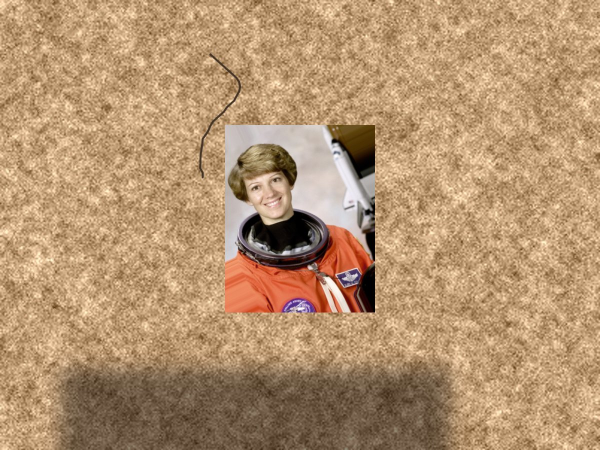
#> input picture tests/fixtures/wall_with_tilted_visitor.jpg, 1200 x 900 px (shown at 1/2 size)
$ python -i tilt.py   (imports and definitions only)
#> lines starting #> are read from the running program, lines starting #| are printed output that depends on the picture
#> further down, picture is the input picture: shape (900, 1200, 3); mean B, G, R 112, 147.2, 180.6
"""Rough camera-tilt estimate from a single wall photo.

This is an ESTIMATE, not a measurement. It looks for long straight lines (wall
edges, courses, joints), finds where each family of lines converges (a vanishing
point) and turns that into the angle between the wall plane and the image
plane. Two things limit it:

* the camera focal length is unknown, so a typical phone value is assumed
  (`focal_factor` x the long side of the image);
* mud walls often have few clean straight lines, so many photos come back as
  "unmeasurable". That answer is returned instead of a guess.

The thresholds are demo starting values. The acceptable tilt has to be set by a
restoration specialist; nothing here rejects an image.
"""
from __future__ import annotations

import math
from dataclasses import asdict, dataclass

import cv2
import numpy as np

FRONTAL = "frontal"
SLIGHT = "slight"
STRONG = "strong"
PARTIAL = "partial"  # one direction measured, small angle: no reassurance possible
UNMEASURABLE = "unmeasurable"

_WORK_SIZE = 1024  # long side used for line detection
_MIN_LINES = 6  # per family
_MIN_INLIER_FRACTION = 0.5  # share of the family's line length that must agree
_INLIER_SIN = math.sin(math.radians(1.5))  # direction tolerance for a line
_RANSAC_ROUNDS = 300


@dataclass
class TiltEstimate:
    status: str  # frontal | slight | strong | partial | unmeasurable
    angle_deg: float | None  # rough, uncalibrated
    horizontal_deg: float | None  # tilt seen by the roughly horizontal lines
    vertical_deg: float | None  # tilt seen by the roughly vertical lines
    lines_horizontal: int
    lines_vertical: int
    partial: bool  # only one direction could be measured
    note_ar: str

    def to_dict(self) -> dict:
        return asdict(self)


def _segments(gray: np.ndarray) -> np.ndarray:
    blurred = cv2.GaussianBlur(gray, (5, 5), 0)
    med = float(np.median(blurred))
    edges = cv2.Canny(blurred, max(0.0, 0.66 * med), min(255.0, 1.33 * med + 10))
    long_side = max(gray.shape)
    found = cv2.HoughLinesP(
        edges, 1, math.pi / 180, threshold=50, minLineLength=int(0.05 * long_side), maxLineGap=8
    )
    return np.empty((0, 4)) if found is None else found.reshape(-1, 4).astype(float)


def _family_tilt(segs: np.ndarray, center: tuple[float, float], focal: float) -> tuple[float, int] | None:
    """Angle (degrees) between this line family and the image plane, from the
    vanishing point most of the lines agree on. None when they do not agree."""
    if len(segs) < _MIN_LINES:
        return None
    cx, cy = center
    p1 = np.column_stack([segs[:, 0] - cx, segs[:, 1] - cy, np.ones(len(segs))])
    p2 = np.column_stack([segs[:, 2] - cx, segs[:, 3] - cy, np.ones(len(segs))])
    lines = np.cross(p1, p2)
    lines /= np.maximum(np.hypot(lines[:, 0], lines[:, 1]), 1e-9)[:, None]
    length = np.hypot(segs[:, 2] - segs[:, 0], segs[:, 3] - segs[:, 1])
    mid = (p1[:, :2] + p2[:, :2]) / 2
    unit = (p2[:, :2] - p1[:, :2]) / np.maximum(length, 1e-9)[:, None]

    def inliers(v: np.ndarray) -> np.ndarray:
        # Direction from each segment midpoint to the vanishing point; works for
        # a point at infinity too (v[2] == 0).
        target = v[:2][None, :] - mid * v[2]
        norm = np.maximum(np.hypot(target[:, 0], target[:, 1]), 1e-12)
        cross = np.abs(unit[:, 0] * target[:, 1] - unit[:, 1] * target[:, 0]) / norm
        return cross < _INLIER_SIN

    rng = np.random.default_rng(0)  # same photo, same answer
    prob = length / length.sum()
    best_v, best_score = None, 0.0
    for _ in range(_RANSAC_ROUNDS):
        i, j = rng.choice(len(segs), size=2, replace=False, p=prob)
        v = np.cross(lines[i], lines[j])
        n = np.linalg.norm(v)
        if n < 1e-9:
            continue
        v = v / n
        score = float(length[inliers(v)].sum())
        if score > best_score:
            best_v, best_score = v, score
    if best_v is None:
        return None

    mask = inliers(best_v)
    if mask.sum() < _MIN_LINES - 1 or length[mask].sum() / length.sum() < _MIN_INLIER_FRACTION:
        return None
    # Refine on the inliers: least-squares vanishing point (smallest singular vector).
    weighted = lines[mask] * length[mask][:, None]
    v = np.linalg.svd(weighted, full_matrices=False)[2][-1]
    angle = math.degrees(math.atan2(focal * abs(v[2]), math.hypot(v[0], v[1])))
    return angle, int(mask.sum())


def estimate_tilt(
    img: np.ndarray,
    *,
    focal_factor: float = 0.75,
    frontal_deg: float = 8.0,
    warn_deg: float = 20.0,
) -> TiltEstimate:
#> called with focal_factor = 0.75, frontal_deg = 8, warn_deg = 20
    h, w = img.shape[:2]
#> h = 900; w = 1200
    scale = _WORK_SIZE / max(h, w)
#> scale = 0.853
    gray = cv2.cvtColor(img, cv2.COLOR_BGR2GRAY) if img.ndim == 3 else img
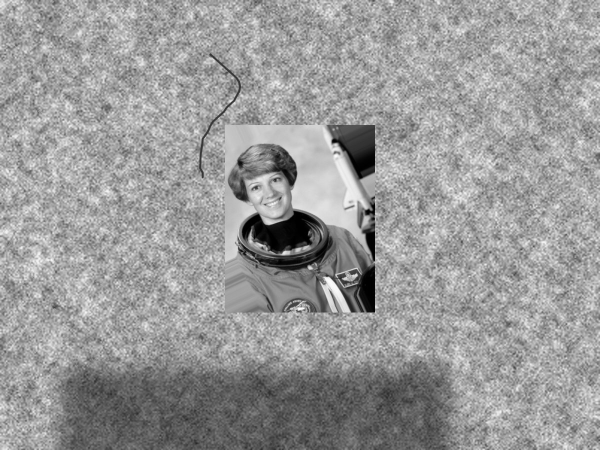
#> gray: shape (900, 1200) (shown at 1/2 size); min 0, max 254, mean 153.3
    if scale < 1:
        gray = cv2.resize(gray, (int(w * scale), int(h * scale)), interpolation=cv2.INTER_AREA)
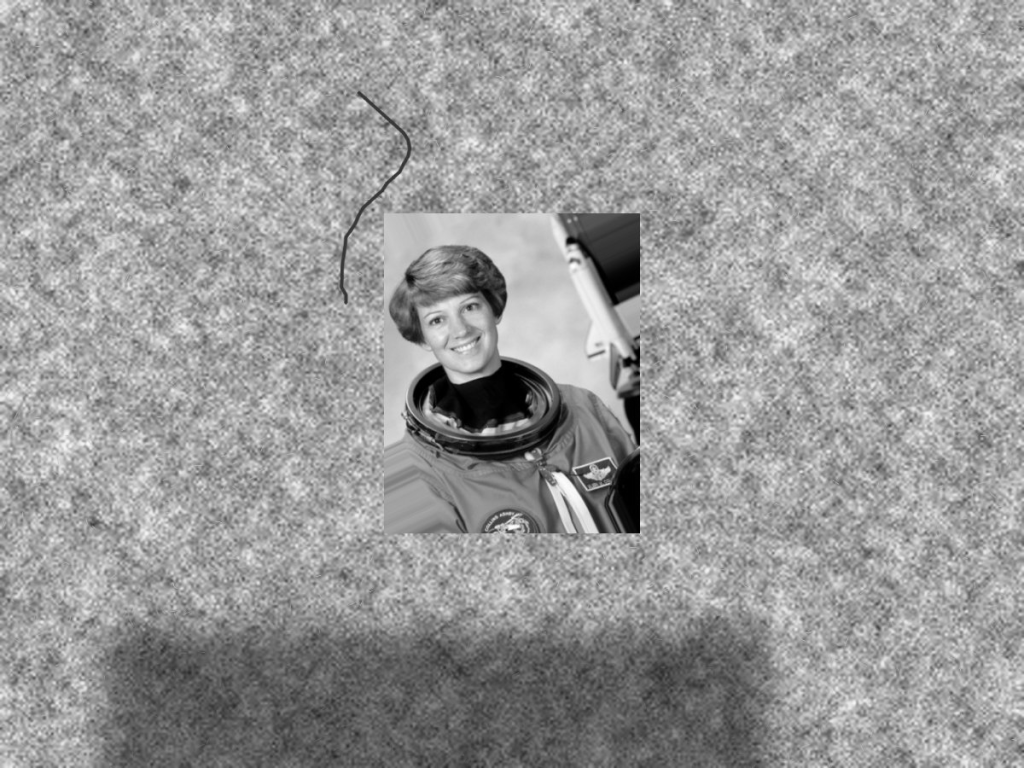
#> gray: shape (768, 1024); min 0, max 254, mean 153.3
    gh, gw = gray.shape[:2]
#> gh = 768; gw = 1024
    focal = focal_factor * max(gh, gw)
#> focal = 768
    center = (gw / 2, gh / 2)
#> center = (512, 384)

    segs = _segments(gray)
#> in _segments, `med = float(np.median(blurred))`: med = 161
#> in _segments, `edges = cv2.Canny(blurred, max(0.0, 0.66 * med), min(255.0, 1.33 * med..`:
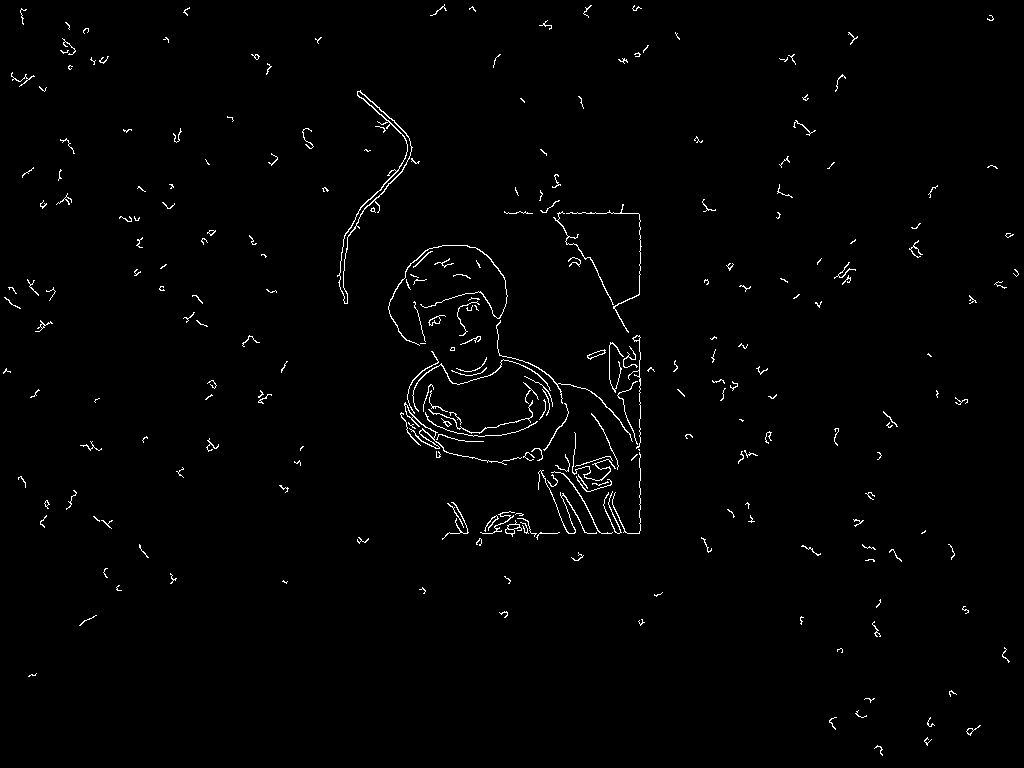
#> edges: shape (768, 1024); 1.2% white in thin lines or dots
#> in _segments, `found = cv2.HoughLinesP( edges, 1, math.pi / 180, threshold=50, minLin..`: found = [[639, 404, 639, 335], [640, 274, 640, 220], [587, 533, 639, 533], [557, 213, 638, 213], [558, 467, 610, 485], [598, 275, 626, 330], [598, 480, 626, 532], [466, 434, 531, 417], [444, 451, 506, 464], [639, 532, 639, 481], [404, 404, 460, 421], [540, 198, 586, 258]]
#> segs has the same summary as found in _segments
    horizontal = vertical = np.empty((0, 4))
    if len(segs):
        angle = np.degrees(np.arctan2(segs[:, 3] - segs[:, 1], segs[:, 2] - segs[:, 0]))
#> angle = [-90, -90, 0, 0, 19.09, 63.02, 61.7, -14.66, 11.84, -90, 16.89, 52.52]
        angle = (angle + 90) % 180 - 90  # (-90, 90]
        horizontal = segs[np.abs(angle) <= 40]
#> horizontal = [[587, 533, 639, 533], [557, 213, 638, 213], [558, 467, 610, 485], [466, 434, 531, 417], [444, 451, 506, 464], [404, 404, 460, 421]]
        vertical = segs[np.abs(angle) >= 50]
#> vertical = [[639, 404, 639, 335], [640, 274, 640, 220], [598, 275, 626, 330], [598, 480, 626, 532], [639, 532, 639, 481], [540, 198, 586, 258]]

    h_res = _family_tilt(horizontal, center, focal)
#> in _family_tilt, `p1 = np.column_stack([segs[:, 0] - cx, segs[:, 1] - cy, np.ones(len(se..`: p1 = [[75, 149, 1], [45, -171, 1], [46, 83, 1], [-46, 50, 1], [-68, 67, 1], [-108, 20, 1]]
#> in _family_tilt, `p2 = np.column_stack([segs[:, 2] - cx, segs[:, 3] - cy, np.ones(len(se..`: p2 = [[127, 149, 1], [126, -171, 1], [98, 101, 1], [19, 33, 1], [-6, 80, 1], [-52, 37, 1]]
#> in _family_tilt, `lines = np.cross(p1, p2)`: lines = [[0, 52, -7748], [0, 81, 13851], [-18, 52, -3488], [17, 65, -2468], [-13, 62, -5038], [-17, 56, -2956]]
#> in _family_tilt, `lines /= np.maximum(np.hypot(lines[:, 0], lines[:, 1]), 1e-9)[:, None]`: lines = [[0, 1, -149], [0, 1, 171], [-0.327, 0.945, -63.39], [0.253, 0.967, -36.73], [-0.205, 0.979, -79.53], [-0.29, 0.957, -50.51]]
#> in _family_tilt, `length = np.hypot(segs[:, 2] - segs[:, 0], segs[:, 3] - segs[:, 1])`: length = [52, 81, 55.03, 67.19, 63.35, 58.52]
#> in _family_tilt, `mid = (p1[:, :2] + p2[:, :2]) / 2`: mid = [[101, 149], [85.5, -171], [72, 92], [-13.5, 41.5], [-37, 73.5], [-80, 28.5]]
#> in _family_tilt, `unit = (p2[:, :2] - p1[:, :2]) / np.maximum(length, 1e-9)[:, None]`: unit = [[1, 0], [1, 0], [0.945, 0.327], [0.967, -0.253], [0.979, 0.205], [0.957, 0.29]]
#> in _family_tilt, `prob = length / length.sum()`: prob = [0.138, 0.215, 0.146, 0.178, 0.168, 0.155]
#> the loop in _family_tilt, `for _ in range(_RANSAC_ROUNDS):` made 300 passes
#> (i, j, n, norm in inliers, cross in inliers, score, best_v, best_score) on passes 1, 2, 8: (3, 1, 206.7, [0.94, 0.873, 0.946, 1.03, 1.07, 1.1], [0.417, 0, 0.629, 5.4e-17, 0.472, 0.495], 148.2, [0.978, -0.209, 0.00122], 148.2), (0, 4, 73.01, [0.624, 1.12, 0.724, 0.993, 1.03, 1.18], [0, 0.803, 0.11, 0.535, 5.37e-17, 0.00424], 173.9, [0.908, 0.419, 0.00281], 173.9), (1, 5, 219.8, [1.19, 1.09, 1.12, 0.997, 0.98, 0.908], [0.357, 0, 0.019, 0.515, 0.129, 0], 194.6, [-0.974, -0.226, 0.00132], 194.6)
#> (i, j, v, n, norm in inliers, cross in inliers, score) on passes 3 to 7: (5, 3, [0.505, -0.863, -0.0193], 27.17, [3.17, 4.68, 2.1, 0.253, 0.59, 1.08], [0.634, 0.888, 0.114, 5.21e-16, 0.988, 0], 125.7), (4, 3, [0.829, -0.559, -0.00902], 49.45, [1.91, 2.64, 1.5, 0.731, 0.506, 0.321], [0.411, 0.796, 0.152, 1.14e-16, 1.92e-16, 0.999], 130.5), (5, 4, [-0.902, -0.431, -0.00298], 29.55, [0.602, 1.14, 0.706, 0.991, 1.03, 1.19], [0.0206, 0.823, 0.108, 0.541, 8.05e-17, 4.66e-17], 173.9), (0, 5, [0.905, 0.425, 0.00286], 101.7, [0.617, 1.13, 0.718, 0.992, 1.03, 1.18], [0, 0.81, 0.104, 0.54, 0.00348, 0], 173.9), (0, 4, [0.908, 0.419, 0.00281], 73.01, [0.624, 1.12, 0.724, 0.993, 1.03, 1.18], [0, 0.803, 0.11, 0.535, 5.37e-17, 0.00424], 173.9)
#> after the loop in _family_tilt, `for _ in range(_RANSAC_ROUNDS):`: best_score = 194.6
#> in _family_tilt, `mask = inliers(best_v)`: mask = [False, True, True, False, False, True]
    v_res = _family_tilt(vertical, center, focal)
#> the loop in _family_tilt (call 2), `for _ in range(_RANSAC_ROUNDS):` made 300 passes
#> (i, j, n, norm in inliers, cross in inliers, score, best_v, best_score) on passes 1 to 2: (3, 1, 102.4, [0.873, 1.44, 1.19, 0.273, 0.238, 1.57], [0.0053, 0, 0.354, 3.05e-16, 0.0194, 0.412], 233.1, [-0.593, -0.806, -0.00463], 233.1), (0, 5, 84.67, [0.304, 0.576, 0.263, 1.3, 1.29, 0.898], [0, 0.0125, 0.353, 0.6, 0, 6.18e-17], 249.6, [0.913, -0.409, 0.00719], 249.6)
#> (i, j, v, n, norm in inliers, cross in inliers, score) on passes 3, 4, 5, 6, 8: (5, 3, [-0.433, -0.901, 0.00151], 105.7, [1.08, 0.935, 0.973, 1.23, 1.25, 0.839], [0.579, 0.67, 0.172, 0, 0.499, 0], 134.7), (4, 3, [0.594, 0.805, 0.00467], 101.4, [0.872, 1.45, 1.19, 0.266, 0.232, 1.57], [0, 0.00323, 0.357, 4.69e-16, 0, 0.414], 233.1), (5, 0, [-0.913, 0.409, -0.00719], 84.67, [0.304, 0.576, 0.263, 1.3, 1.29, 0.898], [0, 0.0125, 0.353, 0.6, 0, 6.18e-17], 249.6), (5, 0, [-0.913, 0.409, -0.00719], 84.67, [0.304, 0.576, 0.263, 1.3, 1.29, 0.898], [0, 0.0125, 0.353, 0.6, 0, 6.18e-17], 249.6), (5, 3, [-0.433, -0.901, 0.00151], 105.7, [1.08, 0.935, 0.973, 1.23, 1.25, 0.839], [0.579, 0.67, 0.172, 0, 0.499, 0], 134.7)
    h_deg = None if h_res is None else round(h_res[0], 1)
    v_deg = None if v_res is None else round(v_res[0], 1)

    if h_res is None and v_res is None:
        return TiltEstimate(
            UNMEASURABLE, None, None, None, len(horizontal), len(vertical), False,
            "تعذّر قياس زاوية التصوير آليًا (لا توجد خطوط مستقيمة كافية). صوّر الجدار بشكل عمودي قدر الإمكان.",
        )

    if h_res is not None and v_res is not None:
        total = math.degrees(math.acos(min(1.0, math.cos(math.radians(h_res[0])) * math.cos(math.radians(v_res[0])))))
        partial = False
    else:
        total = (h_res or v_res)[0]
        partial = True
    total = round(total, 1)

    if partial:
        # One direction only: a small angle proves nothing about the other one
        # (for example a photo taken looking up), so it is never called "frontal".
        which = "الأفقية" if h_res is not None else "الرأسية"
        if total >= warn_deg:
            status = STRONG
            text = (
                "الصورة مائلة كثيرًا عن مواجهة الجدار، وقد تتشوه أشكال التلف ومساحاتها. الأفضل إعادة التصوير من المواجهة. "
                f"الميل المقيس من الخطوط {which} فقط نحو {total:.0f}° (تقريبي)، وقد يكون الميل الفعلي أكبر."
            )
        else:
            status = PARTIAL
            text = (
                f"قُيس الميل من الخطوط {which} فقط (نحو {total:.0f}°، تقريبي)، ولا يمكن الجزم بالميل في الاتجاه الآخر "
                "(مثل التصوير من الأسفل للأعلى). صوّر الجدار بشكل عمودي قدر الإمكان."
            )
    else:
        if total < frontal_deg:
            status, text = FRONTAL, "الصورة مواجهة للجدار تقريبًا."
        elif total < warn_deg:
            status, text = SLIGHT, "الصورة مائلة قليلًا عن مواجهة الجدار."
        else:
            status = STRONG
            text = "الصورة مائلة كثيرًا عن مواجهة الجدار، وقد تتشوه أشكال التلف ومساحاتها. الأفضل إعادة التصوير من المواجهة."
        text += f" الميل التقديري نحو {total:.0f}° (تقريبي، يفترض عدسة هاتف نموذجية)."
    return TiltEstimate(status, total, h_deg, v_deg, len(horizontal), len(vertical), partial, text)

>>> import cv2
>>> picture = cv2.imread('../../../tests/fixtures/wall_with_tilted_visitor.jpg')
>>> result = estimate_tilt(picture)

$ run again, on tests/fixtures/wall_with_two_visitors.jpg
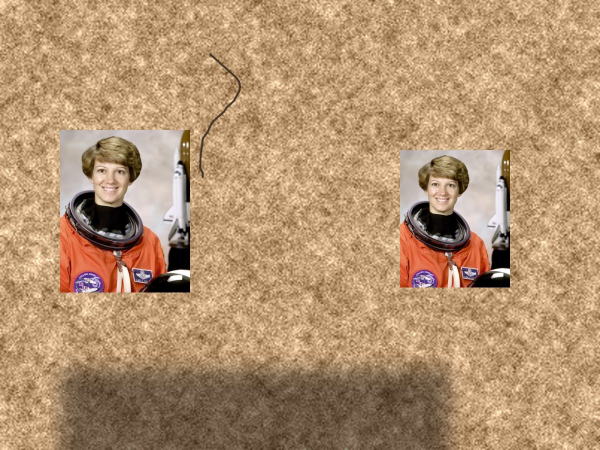
#> input picture tests/fixtures/wall_with_two_visitors.jpg, 1200 x 900 px (shown at 1/2 size)
#> picture is the input picture: shape (900, 1200, 3); mean B, G, R 112.1, 146.2, 179.1
#> in estimate_tilt, `gray = cv2.resize(gray, (int(w * scale), int(h * scale)), interpolatio..`:
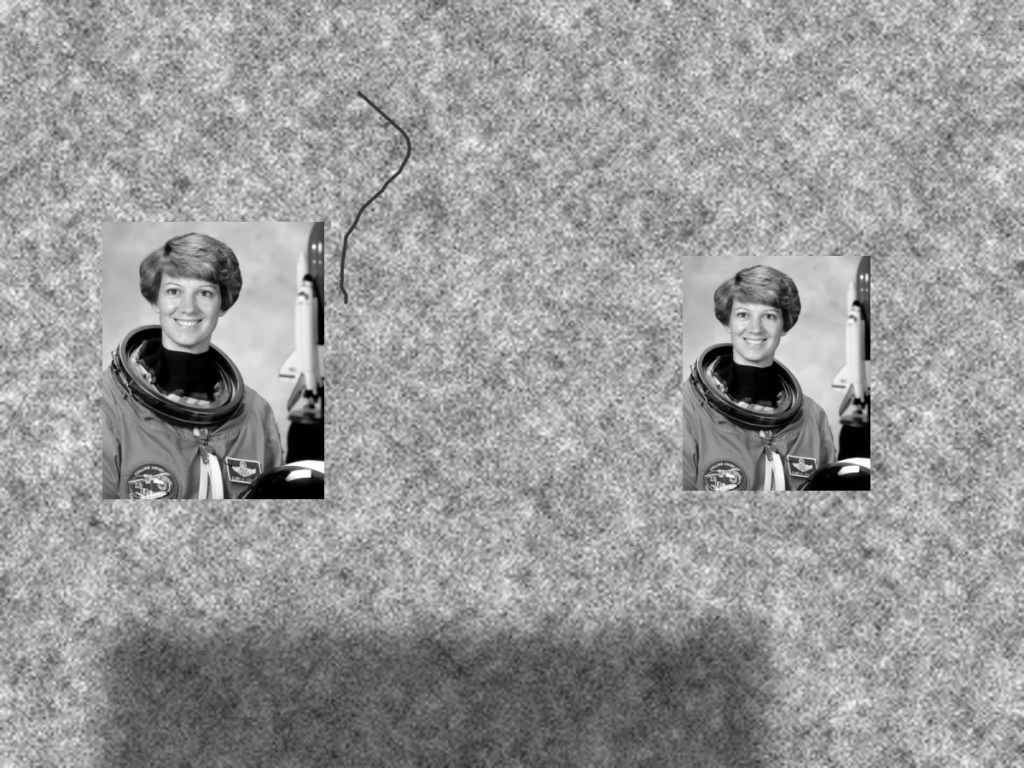
#> gray: shape (768, 1024); min 0, max 255, mean 152.2
#> med = 160
#> in _segments, `edges = cv2.Canny(blurred, max(0.0, 0.66 * med), min(255.0, 1.33 * med..`:
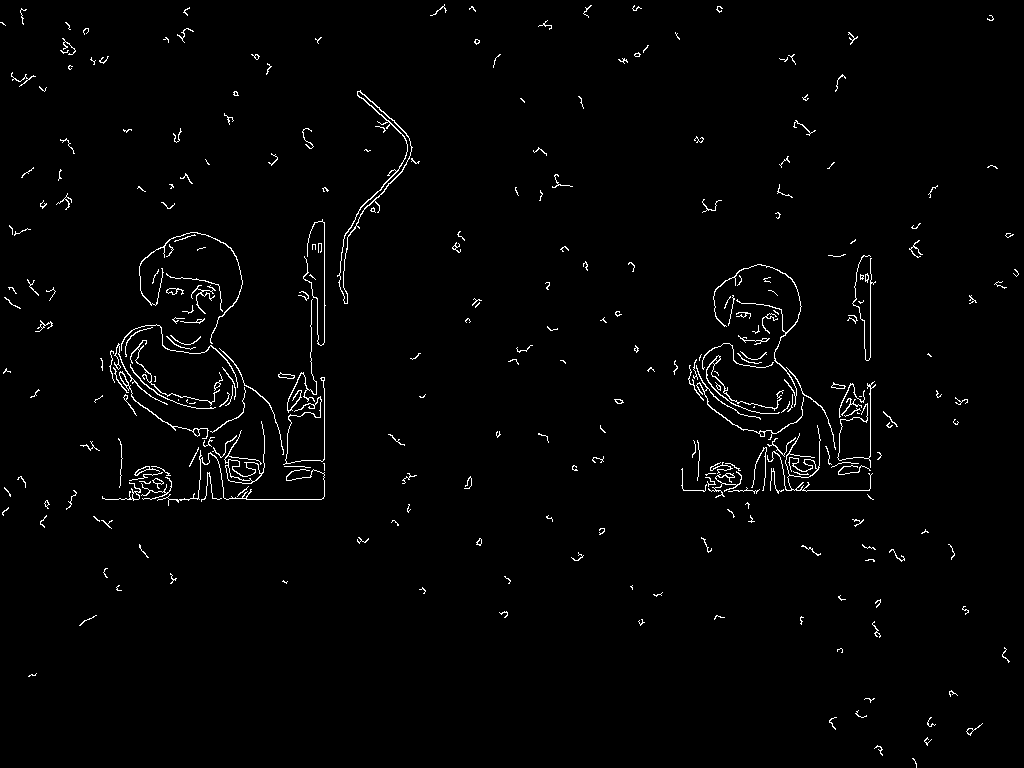
#> edges: shape (768, 1024); 1.7% white in thin lines or dots
#> found = [[324, 496, 324, 377], [870, 498, 870, 385], [683, 490, 869, 490], [246, 499, 321, 499], [311, 373, 311, 300], [357, 94, 409, 140], [761, 452, 819, 457], [184, 498, 246, 497], [323, 344, 324, 284]]
#> segs has the same summary as found in _segments
#> angle = [-90, -90, 0, 0, -90, 41.5, 4.93, -0.924, -89.05]
#> horizontal = [[683, 490, 869, 490], [246, 499, 321, 499], [761, 452, 819, 457], [184, 498, 246, 497]]
#> vertical = [[324, 496, 324, 377], [870, 498, 870, 385], [311, 373, 311, 300], [323, 344, 324, 284]]
